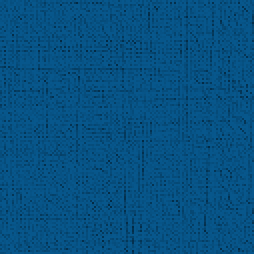
#> input picture frontend/resources/images/bcg.png, 127 x 127 px, given in place of imagesbcg.png, which was not available (shown 2 times larger)
$ python thumb_creator.py ../../../resources/images   (Python 2 division)   (older library calls are emulated)
#> lines starting #> are read from the running program, lines starting #| are printed output that depends on the picture
import os, sys
import Image

size = 45, 60

for infile in os.listdir(sys.argv[1]):
	try:
		im = Image.open(sys.argv[1] + infile)
#> im is the input picture: PIL image 127x127 RGBA; mean R, G, B, A 6.5, 80.5, 129.6, 255
		c_size = im.size
#> c_size = (127, 127)
		n_height = c_size[1] / (c_size[0]/45)
#> n_height = 63
		i = im.resize((45, n_height), Image.ANTIALIAS)
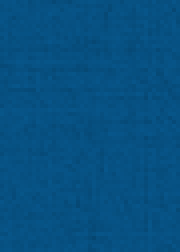
#> i: PIL image 45x63 RGBA (shown 4 times larger); mean R, G, B, A 6.6, 80.5, 129.6, 255
		i.save("pythumbs/" + os.path.basename(infile), "JPEG")
	except IOError:
		print "cannot create thumbnail for '%s'" % infile
#> pass 2 of the loop `for infile in os.listdir(sys.argv[1]):`:
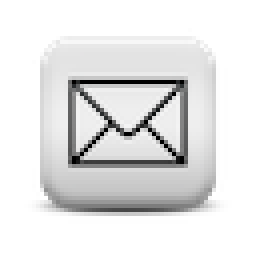
#> input picture frontend/resources/images/email.png, 64 x 64 px, given in place of imagesemail.png, which was not available (shown 4 times larger)
#> im is the input picture: PIL image 64x64 RGBA; mean R, G, B, A 215.4, 215.5, 215.5, 114.9
#> `i = im.resize((45, n_height), Image.ANTIALIAS)`:
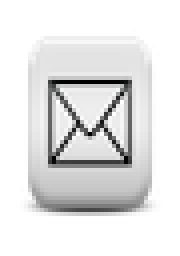
#> i: PIL image 45x64 RGBA (shown 4 times larger); mean R, G, B, A 94.3, 94.3, 94.3, 114.8; transparent parts drawn white
